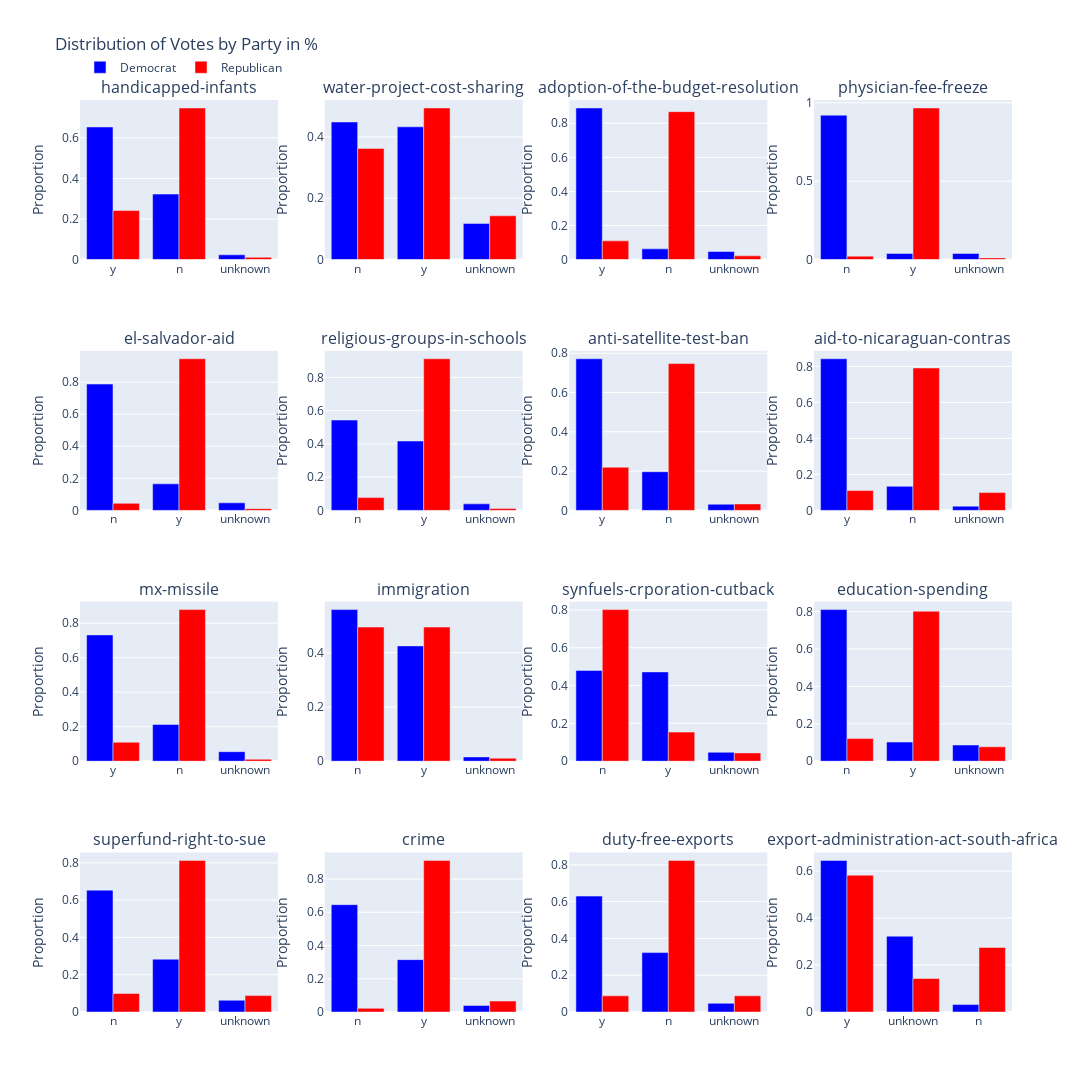

Notebook cell for this chart:
### Code cell
plot_vote_distribution(df_votings)

### Figure 1 — Plotly figure (JSON) as saved in the notebook; plotly's stock layout.template omitted (floating-point values rounded to 4 significant figures)
{"data": [{"marker": {"color": "blue"}, "name": "Democrat", "showlegend": true, "type": "bar", "x": ["y", "n", "unknown"], "xaxis": "x", "y": [0.6535, 0.3228, 0.02362], "yaxis": "y"}, {"marker": {"color": "red"}, "name": "Republican", "showlegend": true, "type": "bar", "x": ["n", "y", "unknown"], "xaxis": "x", "y": [0.7473, 0.2418, 0.01099], "yaxis": "y"}, {"marker": {"color": "blue"}, "name": "Democrat", "showlegend": false, "type": "bar", "x": ["n", "y", "unknown"], "xaxis": "x2", "y": [0.4488, 0.4331, 0.1181], "yaxis": "y2"}, {"marker": {"color": "red"}, "name": "Republican", "showlegend": false, "type": "bar", "x": ["y", "n", "unknown"], "xaxis": "x2", "y": [0.4945, 0.3626, 0.1429], "yaxis": "y2"}, {"marker": {"color": "blue"}, "name": "Democrat", "showlegend": false, "type": "bar", "x": ["y", "n", "unknown"], "xaxis": "x3", "y": [0.8898, 0.06299, 0.04724], "yaxis": "y3"}, {"marker": {"color": "red"}, "name": "Republican", "showlegend": false, "type": "bar", "x": ["n", "y", "unknown"], "xaxis": "x3", "y": [0.8681, 0.1099, 0.02198], "yaxis": "y3"}, {"marker": {"color": "blue"}, "name": "Democrat", "showlegend": false, "type": "bar", "x": ["n", "y", "unknown"], "xaxis": "x4", "y": [0.9213, 0.03937, 0.03937], "yaxis": "y4"}, {"marker": {"color": "red"}, "name": "Republican", "showlegend": false, "type": "bar", "x": ["y", "n", "unknown"], "xaxis": "x4", "y": [0.967, 0.02198, 0.01099], "yaxis": "y4"}, {"marker": {"color": "blue"}, "name": "Democrat", "showlegend": false, "type": "bar", "x": ["n", "y", "unknown"], "xaxis": "x5", "y": [0.7874, 0.1654, 0.04724], "yaxis": "y5"}, {"marker": {"color": "red"}, "name": "Republican", "showlegend": false, "type": "bar", "x": ["y", "n", "unknown"], "xaxis": "x5", "y": [0.9451, 0.04396, 0.01099], "yaxis": "y5"}, {"marker": {"color": "blue"}, "name": "Democrat", "showlegend": false, "type": "bar", "x": ["n", "y", "unknown"], "xaxis": "x6", "y": [0.5433, 0.4173, 0.03937], "yaxis": "y6"}, {"marker": {"color": "red"}, "name": "Republican", "showlegend": false, "type": "bar", "x": ["y", "n", "unknown"], "xaxis": "x6", "y": [0.9121, 0.07692, 0.01099], "yaxis": "y6"}, {"marker": {"color": "blue"}, "name": "Democrat", "showlegend": false, "type": "bar", "x": ["y", "n", "unknown"], "xaxis": "x7", "y": [0.7717, 0.1969, 0.0315], "yaxis": "y7"}, {"marker": {"color": "red"}, "name": "Republican", "showlegend": false, "type": "bar", "x": ["n", "y", "unknown"], "xaxis": "x7", "y": [0.7473, 0.2198, 0.03297], "yaxis": "y7"}, {"marker": {"color": "blue"}, "name": "Democrat", "showlegend": false, "type": "bar", "x": ["y", "n", "unknown"], "xaxis": "x8", "y": [0.8425, 0.1339, 0.02362], "yaxis": "y8"}, {"marker": {"color": "red"}, "name": "Republican", "showlegend": false, "type": "bar", "x": ["n", "y", "unknown"], "xaxis": "x8", "y": [0.7912, 0.1099, 0.0989], "yaxis": "y8"}, {"marker": {"color": "blue"}, "name": "Democrat", "showlegend": false, "type": "bar", "x": ["y", "n", "unknown"], "xaxis": "x9", "y": [0.7323, 0.2126, 0.05512], "yaxis": "y9"}, {"marker": {"color": "red"}, "name": "Republican", "showlegend": false, "type": "bar", "x": ["n", "y", "unknown"], "xaxis": "x9", "y": [0.8791, 0.1099, 0.01099], "yaxis": "y9"}, {"marker": {"color": "blue"}, "name": "Democrat", "showlegend": false, "type": "bar", "x": ["n", "y", "unknown"], "xaxis": "x10", "y": [0.5591, 0.4252, 0.01575], "yaxis": "y10"}, {"marker": {"color": "red"}, "name": "Republican", "showlegend": false, "type": "bar", "x": ["n", "y", "unknown"], "xaxis": "x10", "y": [0.4945, 0.4945, 0.01099], "yaxis": "y10"}, {"marker": {"color": "blue"}, "name": "Democrat", "showlegend": false, "type": "bar", "x": ["n", "y", "unknown"], "xaxis": "x11", "y": [0.4803, 0.4724, 0.04724], "yaxis": "y11"}, {"marker": {"color": "red"}, "name": "Republican", "showlegend": false, "type": "bar", "x": ["n", "y", "unknown"], "xaxis": "x11", "y": [0.8022, 0.1538, 0.04396], "yaxis": "y11"}, {"marker": {"color": "blue"}, "name": "Democrat", "showlegend": false, "type": "bar", "x": ["n", "y", "unknown"], "xaxis": "x12", "y": [0.811, 0.1024, 0.08661], "yaxis": "y12"}, {"marker": {"color": "red"}, "name": "Republican", "showlegend": false, "type": "bar", "x": ["y", "n", "unknown"], "xaxis": "x12", "y": [0.8022, 0.1209, 0.07692], "yaxis": "y12"}, {"marker": {"color": "blue"}, "name": "Democrat", "showlegend": false, "type": "bar", "x": ["n", "y", "unknown"], "xaxis": "x13", "y": [0.6535, 0.2835, 0.06299], "yaxis": "y13"}, {"marker": {"color": "red"}, "name": "Republican", "showlegend": false, "type": "bar", "x": ["y", "n", "unknown"], "xaxis": "x13", "y": [0.8132, 0.0989, 0.08791], "yaxis": "y13"}, {"marker": {"color": "blue"}, "name": "Democrat", "showlegend": false, "type": "bar", "x": ["n", "y", "unknown"], "xaxis": "x14", "y": [0.6457, 0.315, 0.03937], "yaxis": "y14"}, {"marker": {"color": "red"}, "name": "Republican", "showlegend": false, "type": "bar", "x": ["y", "unknown", "n"], "xaxis": "x14", "y": [0.9121, 0.06593, 0.02198], "yaxis": "y14"}, {"marker": {"color": "blue"}, "name": "Democrat", "showlegend": false, "type": "bar", "x": ["y", "n", "unknown"], "xaxis": "x15", "y": [0.6299, 0.3228, 0.04724], "yaxis": "y15"}, {"marker": {"color": "red"}, "name": "Republican", "showlegend": false, "type": "bar", "x": ["n", "unknown", "y"], "xaxis": "x15", "y": [0.8242, 0.08791, 0.08791], "yaxis": "y15"}, {"marker": {"color": "blue"}, "name": "Democrat", "showlegend": false, "type": "bar", "x": ["y", "unknown", "n"], "xaxis": "x16", "y": [0.6457, 0.3228, 0.0315], "yaxis": "y16"}, {"marker": {"color": "red"}, "name": "Republican", "showlegend": false, "type": "bar", "x": ["y", "n", "unknown"], "xaxis": "x16", "y": [0.5824, 0.2747, 0.1429], "yaxis": "y16"}], "layout": {"annotations": [{"font": {"size": 16}, "showarrow": false, "text": "handicapped-infants", "x": 0.1062, "xanchor": "center", "xref": "paper", "y": 1, "yanchor": "bottom", "yref": "paper"}, {"font": {"size": 16}, "showarrow": false, "text": "water-project-cost-sharing", "x": 0.3688, "xanchor": "center", "xref": "paper", "y": 1, "yanchor": "bottom", "yref": "paper"}, {"font": {"size": 16}, "showarrow": false, "text": "adoption-of-the-budget-resolution", "x": 0.6313, "xanchor": "center", "xref": "paper", "y": 1, "yanchor": "bottom", "yref": "paper"}, {"font": {"size": 16}, "showarrow": false, "text": "physician-fee-freeze", "x": 0.8938, "xanchor": "center", "xref": "paper", "y": 1, "yanchor": "bottom", "yref": "paper"}, {"font": {"size": 16}, "showarrow": false, "text": "el-salvador-aid", "x": 0.1062, "xanchor": "center", "xref": "paper", "y": 0.725, "yanchor": "bottom", "yref": "paper"}, {"font": {"size": 16}, "showarrow": false, "text": "religious-groups-in-schools", "x": 0.3688, "xanchor": "center", "xref": "paper", "y": 0.725, "yanchor": "bottom", "yref": "paper"}, {"font": {"size": 16}, "showarrow": false, "text": "anti-satellite-test-ban", "x": 0.6313, "xanchor": "center", "xref": "paper", "y": 0.725, "yanchor": "bottom", "yref": "paper"}, {"font": {"size": 16}, "showarrow": false, "text": "aid-to-nicaraguan-contras", "x": 0.8938, "xanchor": "center", "xref": "paper", "y": 0.725, "yanchor": "bottom", "yref": "paper"}, {"font": {"size": 16}, "showarrow": false, "text": "mx-missile", "x": 0.1062, "xanchor": "center", "xref": "paper", "y": 0.45, "yanchor": "bottom", "yref": "paper"}, {"font": {"size": 16}, "showarrow": false, "text": "immigration", "x": 0.3688, "xanchor": "center", "xref": "paper", "y": 0.45, "yanchor": "bottom", "yref": "paper"}, {"font": {"size": 16}, "showarrow": false, "text": "synfuels-crporation-cutback", "x": 0.6313, "xanchor": "center", "xref": "paper", "y": 0.45, "yanchor": "bottom", "yref": "paper"}, {"font": {"size": 16}, "showarrow": false, "text": "education-spending", "x": 0.8938, "xanchor": "center", "xref": "paper", "y": 0.45, "yanchor": "bottom", "yref": "paper"}, {"font": {"size": 16}, "showarrow": false, "text": "superfund-right-to-sue", "x": 0.1062, "xanchor": "center", "xref": "paper", "y": 0.175, "yanchor": "bottom", "yref": "paper"}, {"font": {"size": 16}, "showarrow": false, "text": "crime", "x": 0.3688, "xanchor": "center", "xref": "paper", "y": 0.175, "yanchor": "bottom", "yref": "paper"}, {"font": {"size": 16}, "showarrow": false, "text": "duty-free-exports", "x": 0.6313, "xanchor": "center", "xref": "paper", "y": 0.175, "yanchor": "bottom", "yref": "paper"}, {"font": {"size": 16}, "showarrow": false, "text": "export-administration-act-south-africa", "x": 0.8938, "xanchor": "center", "xref": "paper", "y": 0.175, "yanchor": "bottom", "yref": "paper"}], "bargap": 0.2, "height": 1200, "legend": {"orientation": "h", "y": 1.02, "yanchor": "bottom"}, "title": {"text": "Distribution of Votes by Party in %"}, "width": 1200, "xaxis": {"anchor": "y", "domain": [0, 0.2125], "title": {"text": ""}}, "xaxis10": {"anchor": "y10", "domain": [0.2625, 0.475], "title": {"text": ""}}, "xaxis11": {"anchor": "y11", "domain": [0.525, 0.7375], "title": {"text": ""}}, "xaxis12": {"anchor": "y12", "domain": [0.7875, 1], "title": {"text": ""}}, "xaxis13": {"anchor": "y13", "domain": [0, 0.2125], "title": {"text": ""}}, "xaxis14": {"anchor": "y14", "domain": [0.2625, 0.475], "title": {"text": ""}}, "xaxis15": {"anchor": "y15", "domain": [0.525, 0.7375], "title": {"text": ""}}, "xaxis16": {"anchor": "y16", "domain": [0.7875, 1], "title": {"text": ""}}, "xaxis2": {"anchor": "y2", "domain": [0.2625, 0.475], "title": {"text": ""}}, "xaxis3": {"anchor": "y3", "domain": [0.525, 0.7375], "title": {"text": ""}}, "xaxis4": {"anchor": "y4", "domain": [0.7875, 1], "title": {"text": ""}}, "xaxis5": {"anchor": "y5", "domain": [0, 0.2125], "title": {"text": ""}}, "xaxis6": {"anchor": "y6", "domain": [0.2625, 0.475], "title": {"text": ""}}, "xaxis7": {"anchor": "y7", "domain": [0.525, 0.7375], "title": {"text": ""}}, "xaxis8": {"anchor": "y8", "domain": [0.7875, 1], "title": {"text": ""}}, "xaxis9": {"anchor": "y9", "domain": [0, 0.2125], "title": {"text": ""}}, "yaxis": {"anchor": "x", "domain": [0.825, 1], "title": {"text": "Proportion"}}, "yaxis10": {"anchor": "x10", "domain": [0.275, 0.45], "title": {"text": "Proportion"}}, "yaxis11": {"anchor": "x11", "domain": [0.275, 0.45], "title": {"text": "Proportion"}}, "yaxis12": {"anchor": "x12", "domain": [0.275, 0.45], "title": {"text": "Proportion"}}, "yaxis13": {"anchor": "x13", "domain": [0, 0.175], "title": {"text": "Proportion"}}, "yaxis14": {"anchor": "x14", "domain": [0, 0.175], "title": {"text": "Proportion"}}, "yaxis15": {"anchor": "x15", "domain": [0, 0.175], "title": {"text": "Proportion"}}, "yaxis16": {"anchor": "x16", "domain": [0, 0.175], "title": {"text": "Proportion"}}, "yaxis2": {"anchor": "x2", "domain": [0.825, 1], "title": {"text": "Proportion"}}, "yaxis3": {"anchor": "x3", "domain": [0.825, 1], "title": {"text": "Proportion"}}, "yaxis4": {"anchor": "x4", "domain": [0.825, 1], "title": {"text": "Proportion"}}, "yaxis5": {"anchor": "x5", "domain": [0.55, 0.725], "title": {"text": "Proportion"}}, "yaxis6": {"anchor": "x6", "domain": [0.55, 0.725], "title": {"text": "Proportion"}}, "yaxis7": {"anchor": "x7", "domain": [0.55, 0.725], "title": {"text": "Proportion"}}, "yaxis8": {"anchor": "x8", "domain": [0.55, 0.725], "title": {"text": "Proportion"}}, "yaxis9": {"anchor": "x9", "domain": [0.275, 0.45], "title": {"text": "Proportion"}}}}
